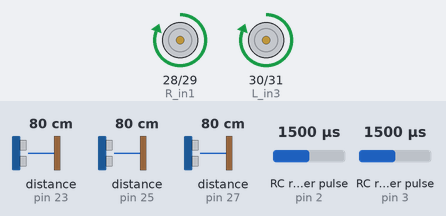
Bench run of a sketch on a simulated Arduino Mega 2560, built with avr-gcc and run on an emulated ATmega2560. On the bench: motor-driver pin pairs drawn as motors (green arrow = first pin HIGH = forward, orange = second pin HIGH = backward, longer = more drive, scaled by the enable pin). Wiring (inferred from the names in the program): 3 × ultrasonic range finder: trigger pin 22, echo pin 23 / trigger pin 24, echo pin 25 / trigger pin 26, echo pin 27; 2 × RC receiver channel: data pin 2 / data pin 3. The test bench sets the inputs (shaded band); at power-on: distance to the obstacle (sensors on pin 23, pin 25, pin 27) 80 cm, RC receiver pulse (sensors on pin 2, pin 3) 1500 µs. The echo pulse lasts 58.3 µs per cm.

Above: at 1.2 s.
1.3 s: distance to the obstacle (sensor on pin 23) set to 2 cm
At 3.1 s:
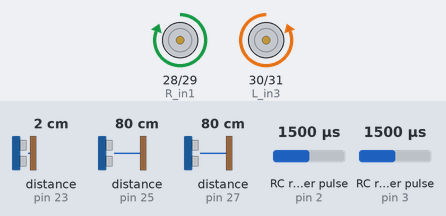
4.3 s: distance to the obstacle (sensor on pin 23) set to 18 cm
At 4.45 s:
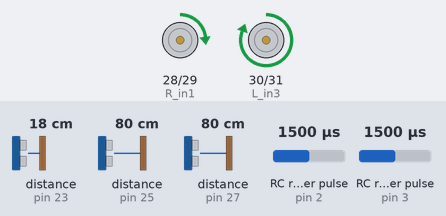
7.3 s: distance to the obstacle (sensor on pin 25) set to 2 cm
At 7.52 s:
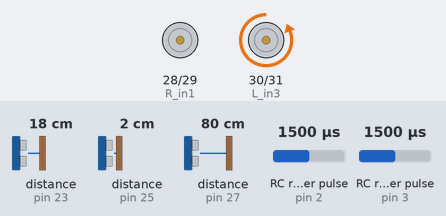
Timing chart, 0 to 10.3 s (numbered marks = the images above; inputs shaded):
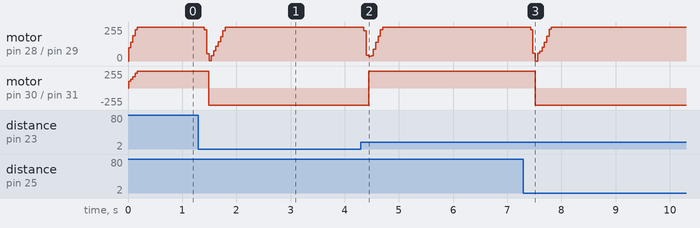

Measured:
- after the input at 1.3 s, motor on pin 30 (L_in3) / pin 31 (L_in4): forward 255/255 → backward 255/255 after 0.20 s
- after the input at 4.3 s, motor on pin 30 (L_in3) / pin 31 (L_in4): backward 255/255 → forward 255/255 after 0.14 s
- after the input at 7.3 s, motor on pin 30 (L_in3) / pin 31 (L_in4): forward 255/255 → backward 255/255 after 0.22 s

The sketch:

mappingRobotUsing_ultrasonic.ino
```cpp
#include <SoftwareSerial.h>

SoftwareSerial mySerial(10, 11); // RX, TX
/*** RC-MOTORS  Pins ***/
#define R_EN  8  //Right Motor enable Pin.
#define R_in1 28 //Right Motor 1st direction Pin.
#define R_in2 29 //Right Motor 2nd direction Pin.
#define L_EN  9  //Left Motor enable Pin.
#define L_in3 30 //Left Motor 1st direction Pin.
#define L_in4 31 //Left Motor 2nd direction Pin.
/*** ENCODERS Pins ***/
#define L_channel_A 2 //Right Motor Encoder channel(A) Pin.
#define L_channel_B 4 //Right Motor Encoder channel(B) Pin.
#define R_channel_A 3 //Left Motor Encoder channel(A) Pin.
#define R_channel_B 5 //Left Motor Encoder channel(B) Pin.
/*** ULTRASONIC Sensors Pins ***/
#define R_trig 22 //Right UltraSonic Sensor (Trigger) Pin.
#define R_echo 23 //Right UltraSonic Sensor (Echo) Pin.
#define M_trig 24 //Middle UltraSonic Sensor (Trigger) Pin.
#define M_echo 25 //Middle UltraSonic Sensor (Echo) Pin.
#define L_trig 26 //Left UltraSonic Sensor (Trigger) Pin.
#define L_echo 27 //Left UltraSonic Sensor (Echo) Pin.

/*** Encoders Variables & Functions ***/
#define R_COUNT_PER_REVELUTION 610.0 //Right Encoder Pulses per-revolution.
#define L_COUNT_PER_REVELUTION 610.0 //Left Encoder Pulses per-revolution.
#define encoderReadingEadge CHANGE
byte readingFactor = 1;
double L_COUNT = 0, R_COUNT = 0; // Encoder number of counts every [dt] period of Time for Integration & Derivation to calculate Speeds and PID-control.

void R_ENC_interrupt_A() { // Interrupt function of the Right-Encoder on channel(A).
  R_COUNT++;
}
void L_ENC_interrupt_A() { // Interrupt function of the Left-Encoder on channel(A).
  L_COUNT++;
}
void R_ENC_interrupt_B();  // Interrupt function of the Right-Encoder on channel(B).
void L_ENC_interrupt_B();  // Interrupt function of the Left-Encoder on channel(B).
void calculateAcualSpeeds();
void attachEncoders(), detachEncoders();
/*** Motors Speeds Variables & Functions ***/
#define R_w_max 9.5 //Maximum Speed of the Right Motor in [rad/s].
#define L_w_max 9.5 //Maximum Speed of the Left Motor in [rad/s].

float R_w_encoder = 0, L_w_encoder = 0; // Real motors speeds in [rad/s], Comes from encodes.
float R_w_encoder_pid = 0, L_w_encoder_pid = 0; // After -PID- motors speeds in [rad/s], Comes from PID-Control function.
float R_w_encoder_ref = 4, L_w_encoder_ref = 4;
int R_dir = 0, L_dir = 0;  // Variables to deside the direction for each motor (1 -> CW, 0 -> Stop, -1 -> CCW).

/*** Kinematics Variable ***/
#define b 0.1800  //Distance btw 2 wheels [m].
#define r 0.0325  // Radius of each wheel [m].

float x = 0;      // Center position on X-axis [m].
float y = 0;      // Center position on Y-axis [m].
float theta = 0;  // (M_PI / 2.0) // Angle of the robot.
float V_real = 0, W_real = 0; // Acuatl (Linear[m/s] & Angular[rad/s]) Speeds of the robot.
void poistion(); //For updating the position of the robot.

/*** PID Variables & Functions ***/
#define R_Kp 0.40000 // Kp factor for the Right motor.
#define R_Ki 0.00001 // Ki factor for the Right motor.
#define R_Kd 0.00300 // Kd factor for the Right motor.
#define L_Kp 0.40000 // Kp factor for the Left motor.
#define L_Ki 0.00005 // Ki factor for the Left motor.
#define L_Kd 0.00300 // Kd factor for the Left motor.
#define PID_interval 8.0 //In [ms].

float lastPID_millis = 0;
double dt; // In [ms].

float R_P = 0, L_P = 0;
float R_I = 0, L_I = 0;
float R_D = 0, L_D = 0;
float R_errorOld = 0, L_errorOld = 0;

void PID(); // PID-Control function.

/*** UltraSonic Variables & Functions ***/
#define echoInterval 3000 // Interval for waiting the sensor to return value in [us], the naximum distance in this case is about 50cm.
#define minDistFromObs 15.0 // Minimum distance threshold for the ultrasonic to consider it the robot get into the (Danger-Zone).

float ObsDistance = 0;
byte ultraSonic_trigPin[3] = {L_trig, M_trig, R_trig};
byte ultraSonic_echoPin[3] = {L_echo, M_echo, R_echo};
bool readNow = false;
byte index_current_UltraSonicSensor = 0; // 0: Left, 1:Middle, 2:Right.
void triggerSensor(byte);             // Function for setting the command to Trigger the selected UltraSonic Sensor.
float getDistanceFromSensor(byte);       // Function for setting the command to read from the selected UltraSonic Sensor in [cm].
void setupPinsConfigurations();
float ultrasonicSensors_readings[3] = {0, 0, 0};
void setup() {
  setupPinsConfigurations();
  Serial.begin(115200); // Setting Serial Port with a BaudRate of 115200[bit/s].
   mySerial.begin(9600);
   lastPID_millis = millis();
  if (encoderReadingEadge == CHANGE)
    readingFactor = 2;
}
void loop() {
   R_w_encoder_ref = 5;
   L_w_encoder_ref = 5;
  if(ultrasonicSensors_readings[0]>0 && ultrasonicSensors_readings[0] <minDistFromObs){
    R_w_encoder_ref = 5;
    L_w_encoder_ref = -5;
  }
  if(ultrasonicSensors_readings[1]>0 && ultrasonicSensors_readings[1] <minDistFromObs){
    R_w_encoder_ref = 5;
    L_w_encoder_ref = -5;
  }
  if(ultrasonicSensors_readings[2]>0 && ultrasonicSensors_readings[2] <minDistFromObs){
    R_w_encoder_ref = 5;
    L_w_encoder_ref = -5;
  }
  String msg = String(x) + ","  + String(y) +  "," + String(theta*180.0/M_PI) + ","
                         + String(ultrasonicSensors_readings[0]) + ","
                         + String(ultrasonicSensors_readings[1]) + ","
                         + String(ultrasonicSensors_readings[2])
                         + "\n";
  if (millis() - lastPID_millis > PID_interval) {
    dt = (millis() - lastPID_millis) * 1e-3;
    detachEncoders();
    calculateAcualSpeeds();
    PID();
    setMotorsDirection_and_run();
    readNow = true;
    poistion();
    mySerial.print(msg);
    attachEncoders();
    lastPID_millis = millis();
  }
  if (readNow) {
    triggerSensor(index_current_UltraSonicSensor);
    ultrasonicSensors_readings[index_current_UltraSonicSensor] = getDistanceFromSensor(index_current_UltraSonicSensor);
    index_current_UltraSonicSensor++;
    if (index_current_UltraSonicSensor > 2)
      index_current_UltraSonicSensor = 0;
    readNow = false;
  }
}
void setupPinsConfigurations() {
  // Setting Motors Pins:
  pinMode(R_EN, OUTPUT);  pinMode(L_EN, OUTPUT);
  pinMode(R_in1, OUTPUT); pinMode(L_in3, OUTPUT);
  pinMode(R_in2, OUTPUT); pinMode(L_in4, OUTPUT);
  // Setting Encoders Pins:
  pinMode(R_channel_A, INPUT); pinMode(R_channel_B, INPUT);
  pinMode(L_channel_A, INPUT); pinMode(L_channel_B, INPUT);
  attachEncoders();
  // Setting UltraSonic Sensor Pins:
  pinMode(R_trig, OUTPUT); pinMode(R_echo, INPUT);
  pinMode(M_trig, OUTPUT); pinMode(M_echo, INPUT);
  pinMode(L_trig, OUTPUT); pinMode(L_echo, INPUT);
}
void triggerSensor(byte index) {
  digitalWrite(ultraSonic_trigPin[index], HIGH);
  delayMicroseconds(10);
  digitalWrite(ultraSonic_trigPin[index], LOW);
}
float getDistanceFromSensor(byte index) {
  return pulseIn(ultraSonic_echoPin[index], HIGH, echoInterval) * .0343 / 2.0;
}
void calculateAcualSpeeds() {
  L_w_encoder = ((2.0 * M_PI) * float(L_COUNT) / (readingFactor * L_COUNT_PER_REVELUTION)) / dt;
  R_w_encoder = ((2.0 * M_PI) * float(R_COUNT) / (readingFactor * R_COUNT_PER_REVELUTION)) / dt;
  L_COUNT = 0;
  R_COUNT = 0;
}
void PID() {
  float R_error = R_w_encoder_ref - (R_dir * R_w_encoder);   // Get error.
  R_P = R_Kp * R_error;                     // Calcultate P-term.
  R_I = R_I + R_Ki * R_error;               // Calcultate I-term.
  R_D = R_Kd * (R_error - R_errorOld) / dt; // Calcultate D-term.
  R_errorOld = R_error;  // Update last error.

  float L_error = L_w_encoder_ref - (L_dir * L_w_encoder);
  L_P = L_Kp * L_error;
  L_I = L_Ki * (L_I + L_error);
  L_D = L_Kd * (L_error - L_errorOld) / dt;
  L_errorOld = L_error;
  //Appling pid to the motor speed:
  R_w_encoder_pid += (R_P + R_D + R_I);
  L_w_encoder_pid += (L_P + L_D + L_I);

  // Constrain the motor speed within the motors maximum speeds:
  if (R_w_encoder_pid > R_w_max)
    R_w_encoder_pid = R_w_max;
  else if (R_w_encoder_pid < -R_w_max)
    R_w_encoder_pid = -R_w_max;
  if (L_w_encoder_pid > L_w_max)
    L_w_encoder_pid = L_w_max;
  else if (L_w_encoder_pid < -L_w_max)
    L_w_encoder_pid = -L_w_max;
}
void setMotorsDirection_and_run() {
  if (R_w_encoder_pid < 0) R_dir = -1;  // Right motor CCW
  else R_dir = 1;                       // CW
  if (L_w_encoder_pid < 0) L_dir = -1;  // Left motor CCW
  else L_dir = 1;                       // CW

  if (R_dir > 0) {
    digitalWrite(R_in1, HIGH);
    digitalWrite(R_in2, LOW);
  } else if (R_dir < 0) {
    digitalWrite(R_in1, LOW);
    digitalWrite(R_in2, HIGH);
  } else {
    digitalWrite(R_in1, LOW);
    digitalWrite(R_in2, LOW);
  }
  if (L_dir > 0) {
    digitalWrite(L_in3, HIGH);
    digitalWrite(L_in4, LOW);
  }
  else if (L_dir < 0) {
    digitalWrite(L_in3, LOW);
    digitalWrite(L_in4, HIGH);
  }
  else {
    digitalWrite(L_in3, LOW);
    digitalWrite(L_in4, LOW);
  }
  analogWrite(R_EN, fabs(R_w_encoder_pid * 255.0 / R_w_max));
  analogWrite(L_EN, fabs(L_w_encoder_pid * 255.0 / L_w_max));
}
void poistion() {
  // Left & Right real (from encodes) linear-speeds of wheels[m/s]:
  float Vr_real = (R_dir * R_w_encoder) * r;
  float Vl_real = (L_dir * L_w_encoder) * r;

  V_real = (Vr_real + Vl_real) / 2.0;
  W_real = (Vr_real - Vl_real) / b;

  x = x + V_real * cos(theta) * dt;
  y = y + V_real * sin(theta) * dt;
  theta = theta + W_real * dt;
}
void detachEncoders() {
  detachInterrupt(digitalPinToInterrupt(R_channel_A));// detachInterrupt(digitalPinToInterrupt(R_channel_B));
  detachInterrupt(digitalPinToInterrupt(L_channel_A)); //detachInterrupt(digitalPinToInterrupt(L_channel_B));
}
void attachEncoders() {
  attachInterrupt(digitalPinToInterrupt(R_channel_A), R_ENC_interrupt_A, encoderReadingEadge);// attachInterrupt(digitalPinToInterrupt(R_channel_B), R_ENC_interrupt_B, RISING);
  attachInterrupt(digitalPinToInterrupt(L_channel_A), L_ENC_interrupt_A, encoderReadingEadge); //attachInterrupt(digitalPinToInterrupt(L_channel_B), L_ENC_interrupt_B, RISING);
}
```
